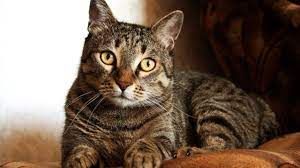
#> input picture CursoOpenCV/Cats/Cat2.jfif, 300 x 168 px
$ python thresh.py
#> lines starting #> are read from the running program, lines starting #| are printed output that depends on the picture; after the words box and inside, x2 and y2 are one past the last pixel; in counts of white or black regions, pixels touching at a corner belong together
import cv2 as cv

img = cv.imread('Cats/Cat2.jfif')
#> img is the input picture: shape (168, 300, 3); mean B, G, R 84, 98.4, 117.7
cv.imshow('Cat', img)

gray = cv.cvtColor(img, cv.COLOR_BGR2GRAY)
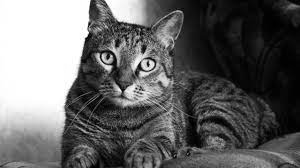
#> gray: shape (168, 300); min 0, max 255, mean 102.5
cv.imshow('Gray', gray)

# Simple tresholding
threshold, thresh = cv.threshold(gray, 100, 255, cv.THRESH_BINARY)
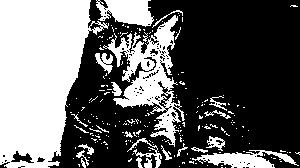
#> thresh: shape (168, 300); 39.6% white; 218 white regions (194 under 20 px), largest, box (x1, y1, x2, y2) and area: (0, 0, 109, 168) 12314, (103, 15, 185, 147) 3646, (96, 0, 154, 27) 1090
cv.imshow('Simple Thresholded', thresh)

threshold, thresh_inv = cv.threshold(gray, 100, 255, cv.THRESH_BINARY_INV)
cv.imshow('Simple Thresholded Inverse', thresh_inv)

# Adaptive Thresholding
adaptive_thresh = cv.adaptiveThreshold(gray, 255, cv.ADAPTIVE_THRESH_MEAN_C, cv.THRESH_BINARY, 11, 5)
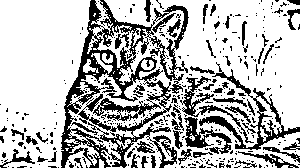
#> adaptive_thresh: shape (168, 300); 72.3% white; 350 black regions (292 under 20 px), largest, box (x1, y1, x2, y2) and area: (61, 0, 189, 168) 7194, (199, 62, 300, 150) 1264, (180, 76, 254, 143) 640
cv.imshow('Adaptive Thresholding', adaptive_thresh)


cv.waitKey(0)

$ run again, with CursoOpenCV/Cats/Cat1.jfif copied over CursoOpenCV/Cats/Cat2.jfif
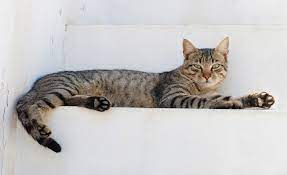
#> input picture CursoOpenCV/Cats/Cat1.jfif, 287 x 175 px
#> img is the input picture: shape (175, 287, 3); mean B, G, R 193.8, 194.1, 196.5
#> `threshold, thresh = cv.threshold(gray, 100, 255, cv.THRESH_BINARY)`:
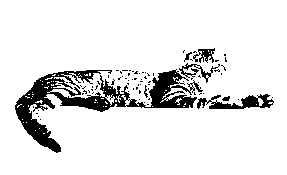
#> thresh: shape (175, 287); 89.5% white; 78 black regions (71 under 20 px), largest, box (x1, y1, x2, y2) and area: (15, 69, 203, 153) 4026, (197, 94, 274, 109) 557, (179, 63, 220, 83) 197
#> `adaptive_thresh = cv.adaptiveThreshold(gray, 255, cv.ADAPTIVE_THRESH_M..`:
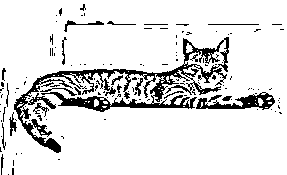
#> adaptive_thresh: shape (175, 287); 87.7% white; 143 black regions (120 under 20 px), largest, box (x1, y1, x2, y2) and area: (14, 37, 229, 153) 4151, (196, 92, 275, 110) 605, (64, 20, 104, 32) 105

$ run again, with CursoOpenCV/Cats/Cat3.jfif copied over CursoOpenCV/Cats/Cat2.jfif
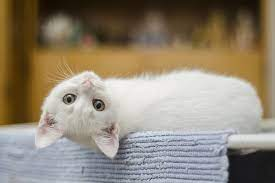
#> input picture CursoOpenCV/Cats/Cat3.jfif, 275 x 183 px
#> img is the input picture: shape (183, 275, 3); mean B, G, R 116.6, 133.3, 144.3
#> `threshold, thresh = cv.threshold(gray, 100, 255, cv.THRESH_BINARY)`:
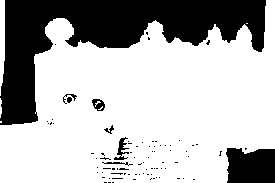
#> thresh: shape (183, 275); 70.4% white; 84 black regions (76 under 20 px), largest, box (x1, y1, x2, y2) and area: (0, 0, 266, 125) 12761, (226, 148, 275, 183) 1568, (114, 137, 129, 160) 137
#> `adaptive_thresh = cv.adaptiveThreshold(gray, 255, cv.ADAPTIVE_THRESH_M..`:
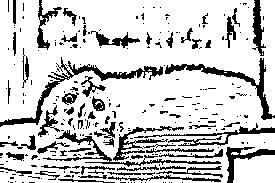
#> adaptive_thresh: shape (183, 275); 79.9% white; 262 black regions (197 under 20 px), largest, box (x1, y1, x2, y2) and area: (0, 57, 163, 127) 1155, (165, 58, 275, 120) 880, (43, 130, 221, 167) 743

$ run again, with CursoOpenCV/Cats/Cat4.jfif copied over CursoOpenCV/Cats/Cat2.jfif
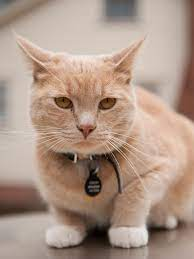
#> input picture CursoOpenCV/Cats/Cat4.jfif, 194 x 259 px
#> img is the input picture: shape (259, 194, 3); mean B, G, R 135.5, 150.2, 173.8
#> `threshold, thresh = cv.threshold(gray, 100, 255, cv.THRESH_BINARY)`:
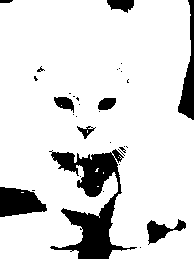
#> thresh: shape (259, 194); 86.6% white; 33 black regions (23 under 20 px), largest, box (x1, y1, x2, y2) and area: (49, 149, 137, 259) 3605, (0, 187, 47, 217) 1015, (178, 0, 194, 120) 843
#> `adaptive_thresh = cv.adaptiveThreshold(gray, 255, cv.ADAPTIVE_THRESH_M..`:
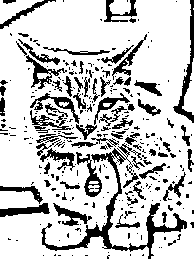
#> adaptive_thresh: shape (259, 194); 78.4% white; 301 black regions (232 under 20 px), largest, box (x1, y1, x2, y2) and area: (41, 143, 187, 259) 1969, (173, 0, 194, 123) 582, (30, 103, 71, 133) 377
